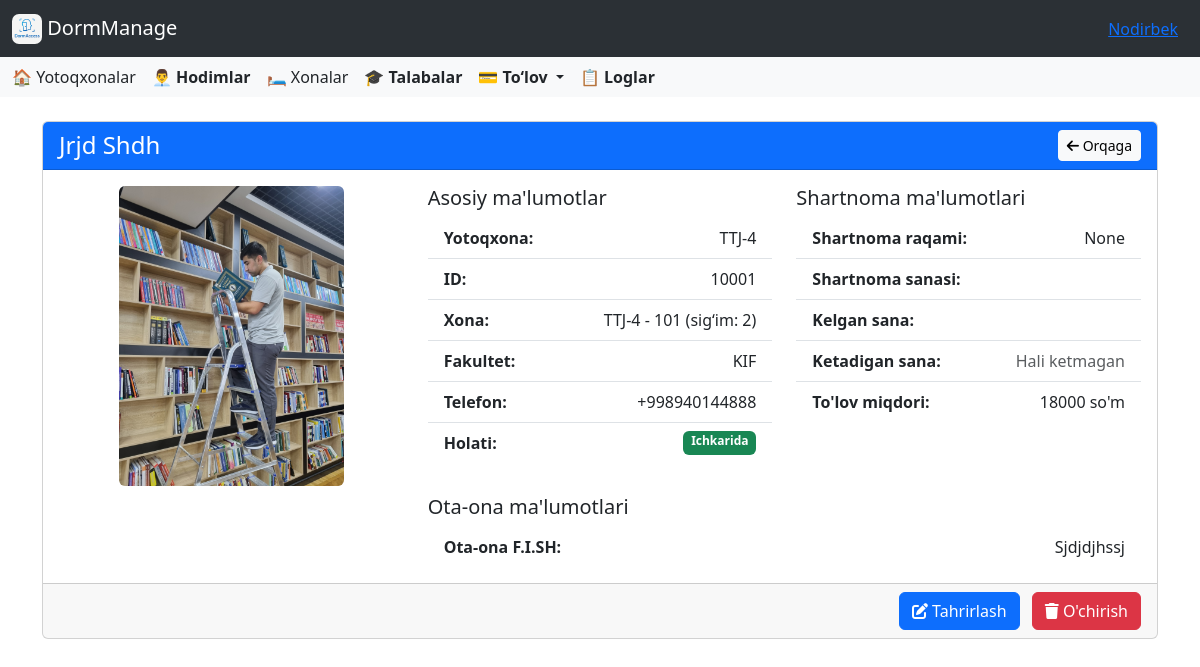
Page /students/10001/ (signed in) on the committed database.
### accounts/models.py (models this page shows, shortened)
class CustomUser(AbstractUser):
    id = AutoIncrementField(start_from=1)
    ROLE_CHOICES = [
        ('director', 'Direktor'),
        ('employee', 'Xodim'),
    ]
    role = models.CharField(
        max_length=10,
        choices=ROLE_CHOICES,
        default='other',
        verbose_name='Lavozim'
    )
    work_start = models.TimeField(
        verbose_name='Ish boshlanish vaqti',
        null=True,
        blank=True
    )
    work_end = models.TimeField(
        verbose_name='Ish tugash vaqti',
        null=True,
        blank=True
    )
    phone_number = models.CharField(
        max_length=20,
        blank=True,
        verbose_name='Telefon raqami'
    )
    hire_date = models.CharField(
        max_length=10,
        null=True,
        blank=True,
        verbose_name='Ishga qabul qilingan sana'
    )
    photo = models.ImageField(
        upload_to=staff_photo_upload_path,
        blank=False,
        null=False,
        verbose_name='Hodim surati'
    )
    salary = models.PositiveIntegerField(
        verbose_name='Maosh',
        null=True,
        blank=True,
        help_text="Hodimning maoshi (so'mda)"
    )
    is_in_dormitory = models.BooleanField(default=False)

### student/models.py (models this page shows, shortened)
class Student(models.Model):
    id = AutoIncrementField(start_from=10000)
    dormitory = models.ForeignKey(Dormitory, models.CASCADE, related_name='students')
    first_name = models.CharField(max_length=50)
    last_name = models.CharField(max_length=50)
    faculty = models.CharField(max_length=100)
    room = models.ForeignKey(Room, on_delete=models.SET_NULL, null=True, blank=True, related_name='students')
    phone_number = models.CharField(max_length=20)
    is_in_dormitory = models.BooleanField(default=True)
    parent_full_name = models.CharField(max_length=100)
    parent_login = models.CharField(max_length=150, unique=True, editable=False)
    parent_password = models.CharField(max_length=20, editable=True)
    image = models.ImageField(upload_to=student_image_upload_to, null=True, blank=True)
    contract_number = models.CharField(max_length=50, null=True, blank=True)
    contract_date = models.DateField(null=True, blank=True)
    arrival_time = models.DateField(null=True, blank=True)
    checkout_time = models.DateField(null=True, blank=True)
    total_payment = models.PositiveIntegerField(null=True, blank=True, default=0)

### dormitory/models.py (models this page shows, shortened)
class Dormitory(models.Model):
    director = models.ForeignKey(Director, on_delete=models.CASCADE, related_name='dormitories')
    name = models.CharField(max_length=300, blank=False)
    address = models.CharField(max_length=300, blank=False)
    monthly_payment = models.PositiveIntegerField(default=0, verbose_name="Oylik to‘lov miqdori (so'm)")
    default_monthly_payment = models.PositiveIntegerField(
        default=1,
        help_text="Shartnomaga asosan boshlang‘ich oylik to‘lov (so‘mda)"
    )
    last_update_time = models.DateTimeField(blank=True, null=True)

class Room(models.Model):
    dormitory = models.ForeignKey(Dormitory, on_delete=models.CASCADE, related_name='rooms')
    number = models.CharField(max_length=5)
    size = models.PositiveSmallIntegerField()
    def __str__(self):
        return f"{self.dormitory.name} - {self.number} (sig‘im: {self.size})"

### student/views.py (the view)
# urls.py: path('<int:pk>/', StudentDetailView.as_view(), name='student_detail'),
class StudentDetailView(DetailView):
    model = Student
    template_name = 'student/student_detail.html'
    context_object_name = 'student'

### templates/student/student_detail.html (shortened to what this page needs)
{% extends "base.html" %}
{% load static %}
{% block content %}
<div class="container mt-4">
    <div class="card">
        <div class="card-header bg-primary text-white">
            <div class="d-flex justify-content-between align-items-center">
                <h4 class="mb-0">{{ student.last_name }} {{ student.first_name }}</h4>
                <a href="{% url 'students' %}" class="btn btn-light btn-sm">
                    <i class="fas fa-arrow-left"></i> Orqaga
                </a>
            </div>
        </div>
        <div class="card-body">
            <div class="row">
                <div class="col-md-4 text-center mb-3">
                    {% if student.image %}
                        <img src="{{ student.image.url }}" alt="Talaba rasmi" class="img-fluid rounded" style="max-height: 300px;">
                    {% else %}
                        <div class="bg-light p-5 text-center">
                            <i class="fas fa-user fa-5x text-secondary"></i>
                            <p class="mt-2">Rasm mavjud emas</p>
                        </div>
                    {% endif %}
                </div>
                <div class="col-md-8">
                    <div class="row">
                        <div class="col-md-6">
                            <h5>Asosiy ma'lumotlar</h5>
                            <ul class="list-group list-group-flush mb-3">
                                <li class="list-group-item d-flex justify-content-between">
                                    <span class="fw-bold">Yotoqxona:</span>
                                    <span>{{ student.dormitory.name }}</span>
                                </li>
                                <li class="list-group-item d-flex justify-content-between">
                                    <span class="fw-bold">ID:</span>
                                    <span>{{ student.id }}</span>
                                </li>
                                <li class="list-group-item d-flex justify-content-between">
                                    <span class="fw-bold">Xona:</span>
                                    <span>{{ student.room }}</span>
                                </li>
                                <li class="list-group-item d-flex justify-content-between">
                                    <span class="fw-bold">Fakultet:</span>
                                    <span>{{ student.faculty }}</span>
                                </li>
                                <li class="list-group-item d-flex justify-content-between">
                                    <span class="fw-bold">Telefon:</span>
                                    <span>{{ student.phone_number }}</span>
                                </li>
                                <li class="list-group-item d-flex justify-content-between">
                                    <span class="fw-bold">Holati:</span>
                                    <span class="badge bg-{% if student.is_in_dormitory %}success{% else %}warning{% endif %}">
                                        {% if student.is_in_dormitory %}Ichkarida{% else %}Tashqarida{% endif %}
                                    </span>
                                </li>
                            </ul>
                        </div>
                        <div class="col-md-6">
                            <h5>Shartnoma ma'lumotlari</h5>
                            <ul class="list-group list-group-flush mb-3">
                                <li class="list-group-item d-flex justify-content-between">
                                    <span class="fw-bold">Shartnoma raqami:</span>
                                    <span>{{ student.contract_number }}</span>
                                </li>
                                <li class="list-group-item d-flex justify-content-between">
                                    <span class="fw-bold">Shartnoma sanasi:</span>
                                </li>
                                <li class="list-group-item d-flex justify-content-between">
                                    <span class="fw-bold">Kelgan sana:</span>
                                </li>
                                <li class="list-group-item d-flex justify-content-between">
                                    <span class="fw-bold">Ketadigan sana:</span>
                                    <span>
                                        {% if student.checkout_time %}
                                            {{ student.checkout_time|date:"d.m.Y" }}
                                        {% else %}
                                            <span class="text-muted">Hali ketmagan</span>
                                        {% endif %}
                                    </span>
                                </li>
                                <li class="list-group-item d-flex justify-content-between">
                                    <span class="fw-bold">To'lov miqdori:</span>
                                    <span>{{ student.total_payment }} so'm</span>
                                </li>
                            </ul>
                        </div>
                    </div>
                    <div class="row mt-3">
                        <div class="col-12">
                            <h5>Ota-ona ma'lumotlari</h5>
                            <ul class="list-group list-group-flush">
                                <li class="list-group-item d-flex justify-content-between">
                                    <span class="fw-bold">Ota-ona F.I.SH:</span>
                                    <span>{{ student.parent_full_name }}</span>
                                </li>
                            </ul>
                        </div>
                    </div>
                </div>
            </div>
        </div>
        <div class="card-footer text-end">
            <a href="{% url 'student_update' student.pk %}" class="btn btn-primary me-2">
                <i class="fas fa-edit"></i> Tahrirlash
            </a>
            <button type="button" class="btn btn-danger" data-bs-toggle="modal" data-bs-target="#deleteModal">
                <i class="fas fa-trash"></i> O'chirish
            </button>
        </div>
    </div>
</div>
{% endblock %}

### templates/base.html (shortened to what this page needs)
<!DOCTYPE html>
<html lang="en">
<head>
    <link href="https://cdn.jsdelivr.net/npm/bootstrap@5.3.5/dist/css/bootstrap.min.css" rel="stylesheet">
    <link rel="stylesheet" href="https://cdnjs.cloudflare.com/ajax/libs/font-awesome/6.0.0/css/all.min.css">
    <link rel="stylesheet" href="https://cdn.jsdelivr.net/npm/bootstrap-icons@1.10.5/font/bootstrap-icons.css">
    <link href="https://cdn.jsdelivr.net/npm/select2@4.1.0-rc.0/dist/css/select2.min.css" rel="stylesheet" />
</head>
<body>
<nav class="navbar bg-body-tertiary" data-bs-theme="dark">
  <div class="container-fluid">
    <a class="navbar-brand" href="{% url 'dashboard' %}">
      <img src="/media/images/icon.png" alt="Logo" style="width:30px; height:30px; border-radius:7px" class="d-inline-block align-text-top">
      DormManage
    </a>
    <div class="ms-auto" style="margin: 0 10px;">
      <a href="#" class="text-primary text-decoration-underline" data-bs-toggle="modal" data-bs-target="#userInfoModal">
        {{ user.first_name }}
      </a>
    </div>
  </div>
</nav>
<nav class="navbar bg-body-tertiary">
  <div class="container-fluid">
    <div class="d-none d-lg-flex gap-3 align-items-center">
  {% if user.role == 'director' %}
  <a class="nav-link" href="{% url 'dormitories' %}">🏠 Yotoqxonalar</a>
  <a class="nav-link" href="{% url 'employees' %}"><strong>👨‍💼 Hodimlar</strong></a>
  {% endif %}
  <a class="nav-link" href="{% url 'rooms' %}">🛏️ Xonalar</a>
  <a class="nav-link" href="{% url 'students' %}"><strong>🎓 Talabalar</strong></a>
  <div class="nav-item dropdown">
    <a class="nav-link dropdown-toggle" href="#" role="button" data-bs-toggle="dropdown" aria-expanded="false">
      <strong>💳 To‘lov</strong>
    </a>
  </div>
  <a class="nav-link" href="{% url 'logs' %}"><strong>📋 Loglar</strong></a>
</div>
  </div>
</nav>
{% block content %}
{% endblock %}
</body>
</html>

### rows in the picture
CustomUser: first_name "Nodirbek"
Student: last_name "Jrjd", first_name "Shdh", image (picture), dormitory.name "TTJ-4", id "10001", room "TTJ-4 - 101 (sig‘im: 2)", faculty "KIF", phone_number "+998940144888", contract_number "None", total_payment "18000", parent_full_name "Sjdjdjhssj"
